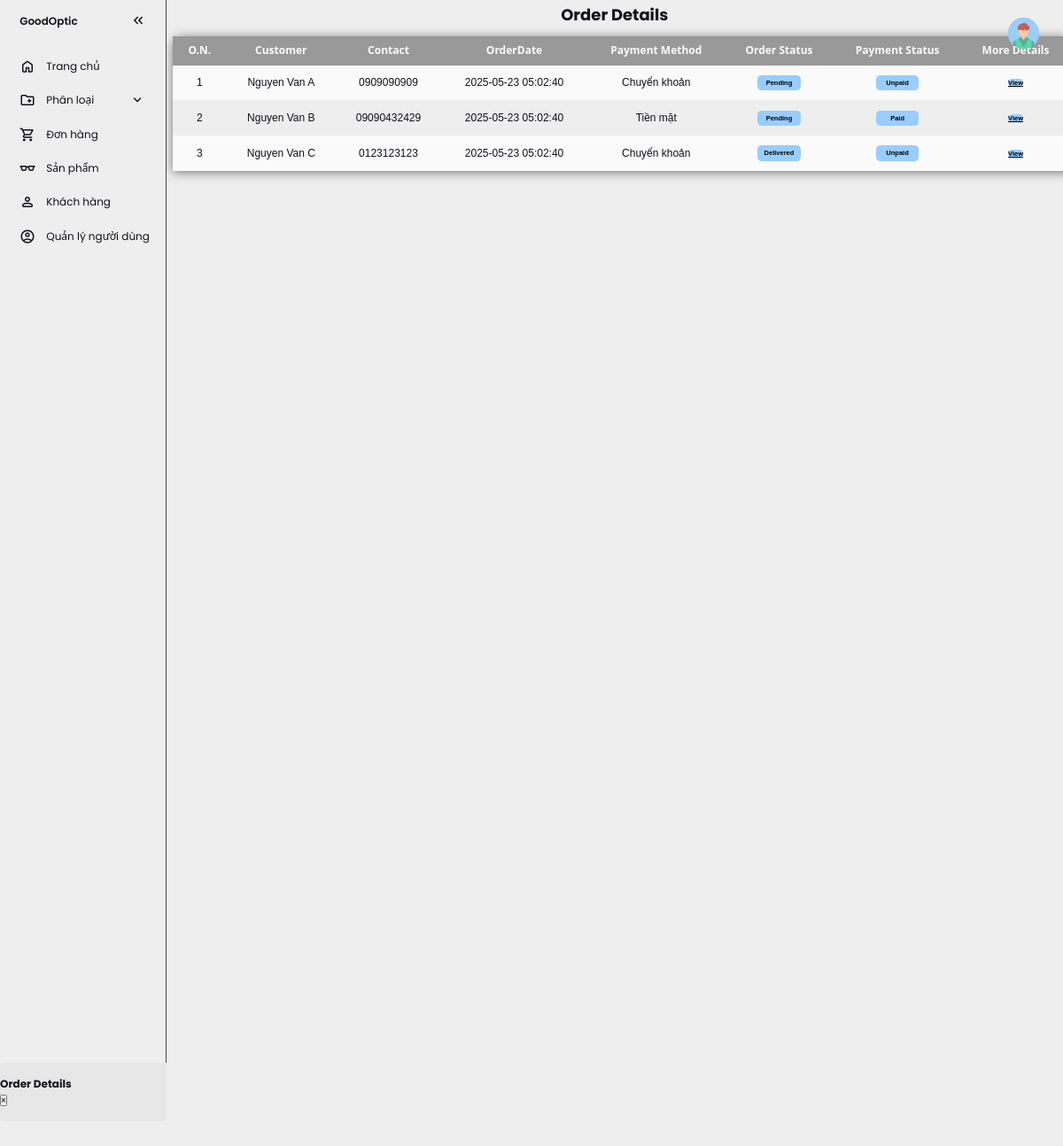
The page /admin/viewAllOrders.php (signed in) on the database as committed earlier.
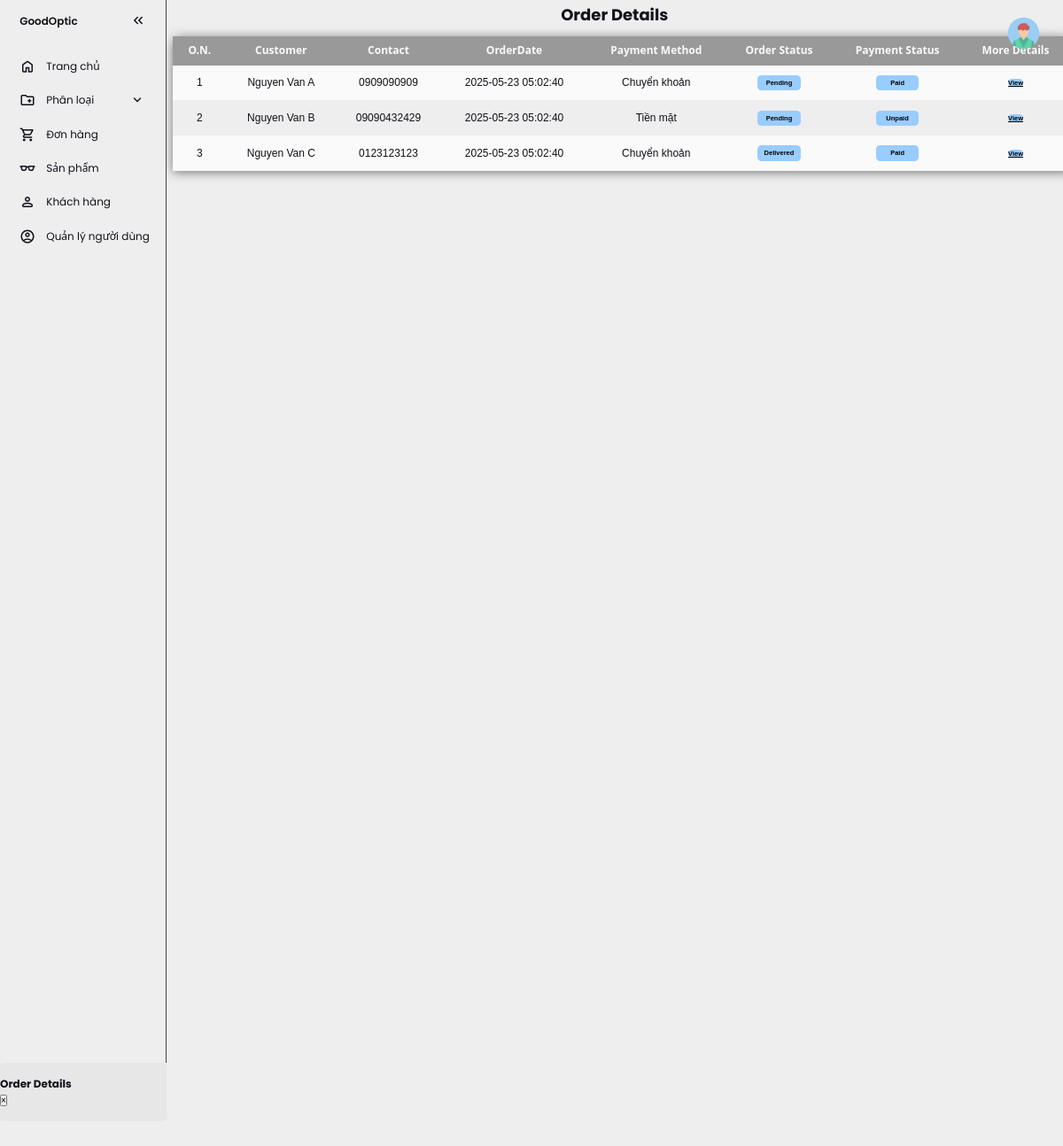
The same page on the database as committed later.
### tables this page shows
CREATE TABLE `orders` (
  `order_id` bigint(20) UNSIGNED NOT NULL,
  `customer_id` bigint(20) UNSIGNED DEFAULT NULL,
  `customer_name` varchar(255) NOT NULL,
  `address` text NOT NULL,
  `phone` varchar(20) NOT NULL,
  `email` varchar(50) NOT NULL,
  `pay_method` varchar(50) NOT NULL,
  `pay_status` int(11) NOT NULL,
  `order_status` int(11) NOT NULL DEFAULT 0,
  `created_at` datetime NOT NULL DEFAULT current_timestamp(),
  `updated_at` datetime NOT NULL DEFAULT current_timestamp() ON UPDATE current_timestamp()
);

### admin/viewAllOrders.php (the view, shortened to what this page needs)
<?php include "./header.php"; ?>
<?php include "./sidebar.php"; ?>
<div id="ordersBtn" >
  <h2>Order Details</h2>
  <table class="table table-striped">
    <thead>
      <tr>
        <th>O.N.</th>
        <th>Customer</th>
        <th>Contact</th>
        <th>OrderDate</th>
        <th>Payment Method</th>
        <th>Order Status</th>
        <th>Payment Status</th>
        <th>More Details</th>
     </tr>
    </thead>
     <?php
      include_once "./config/dbconnect.php";
      $sql="SELECT * from orders";
      $result=$conn-> query($sql);
      if ($result-> num_rows > 0){
        while ($row=$result-> fetch_assoc()) {
    ?>
       <tr>
          <td><?=$row["order_id"]?></td>
          <td><?=$row["customer_name"]?></td>
          <td><?=$row["phone"]?></td>
          <td><?=$row["created_at"]?></td>
          <td><?=$row["pay_method"]?></td>
           <?php
                if($row["order_status"]==0){
            ?>
                <td><button class="btn btn-danger" onclick="ChangeOrderStatus('<?=$row['order_id']?>')">Pending </button></td>
            <?php
                }else{
            ?>
                <td><button class="btn btn-success" onclick="ChangeOrderStatus('<?=$row['order_id']?>')">Delivered</button></td>
            <?php
            }
                if($row["pay_status"]==0){
            ?>
                <td><button class="btn btn-danger"  onclick="ChangePay('<?=$row['order_id']?>')">Unpaid</button></td>
            <?php
            }else if($row["pay_status"]==1){
            ?>
                <td><button class="btn btn-success" onclick="ChangePay('<?=$row['order_id']?>')">Paid </button></td>
            <?php
                }
            ?>
        <td><a class="btn btn-primary openPopup" data-href="./adminView/viewEachOrder.php?orderID=<?=$row['order_id']?>" href="javascript:void(0);">View</a></td>
        </tr>
    <?php
        }
      }
    ?>
  </table>
</div>
<div class="modal fade" id="viewModal" role="dialog">
    <div class="modal-dialog modal-lg">
      <div class="modal-content">
        <div class="modal-header">
          <h4 class="modal-title">Order Details</h4>
          <button type="button" class="close" data-dismiss="modal">&times;</button>
        </div>
      </div>
    </div>
  </div>
 <?php include "./footer.php"; ?>

### admin/header.php (shortened to what this page needs)
<!DOCTYPE html>
<html lang="en">
<head>
  <link rel="stylesheet" href="./css/style.css">
  <link rel="stylesheet" href="./css/profile.css">
  <link rel="stylesheet" href="https://code.jquery.com/ui/1.13.2/themes/base/jquery-ui.css">
</head>
<?php require "./topbar.php"; ?>

### admin/topbar.php (shortened to what this page needs)
<div class="action">
    <div class="profile" onclick="menuToggle();">
        <img src="./icons/profile/profile-pic.png" />
    </div>
</div>

### admin/sidebar.php (shortened to what this page needs)
<nav id="sidebar">
  <ul>
    <li>
      <span class="logo">GoodOptic</span>
      <button onclick=toggleSidebar() id="toggle-btn">
      </button>
    </li>
    <li class="active">
      <a href="index.php">
        <span>Trang chủ</span>
      </a>
    </li>
    <li>
      <button onclick=toggleSubMenu(this) class="dropdown-btn">
        <span>Phân loại</span>
        <svg xmlns="http://www.w3.org/2000/svg" height="24px" viewBox="0 -960 960 960" width="24px" fill="#e8eaed">
          <path d="M480-361q-8 0-15-2.5t-13-8.5L268-556q-11-11-11-28t11-28q11-11 28-11t28 11l156 156 156-156q11-11 28-11t28 11q11 11 11 28t-11 28L508-372q-6 6-13 8.5t-15 2.5Z" />
        </svg>
      </button>
    </li>
    <li>
      <a href="viewAllOrders.php">
        <span>Đơn hàng</span>
      </a>
    </li>
    <li>
      <a href="viewAllProducts.php">
        <span>Sản phẩm</span>
      </a>
    </li>
    <li>
      <a href="viewCustomers.php">
        <span>Khách hàng</span>
      </a>
    </li>
    <li>
      <a href="viewUsers.php">
        <span>Quản lý người dùng</span>
      </a>
    </li>
  </ul>
</nav>

### admin/footer.php (shortened to what this page needs)
</body>
</html>

### admin/css/style.css (style rules this page uses)
:root { --base-clr: #EEEEEE; --line-clr: #42434a; --hover-clr: #FFCCCC; --text-clr: #11121a; --accent-clr: #11121a; --secondary-text-clr: #b0b3c1; }
* { margin: 0; padding: 0; }
html { font-family: Poppins, 'Segoe UI', Tahoma, Geneva, Verdana, sans-serif; line-height: 1.5rem; }
#sidebar { box-sizing: border-box; height: 200vh; width: 250px; padding: 5px 1em; background-color: var(--base-clr); border-right: 1px solid var(--line-clr); position: sticky; top: 0; align-self: start; transition: 300ms ease-in-out; overflow: hidden; text-wrap: nowrap; }
#sidebar ul { list-style: none; }
#sidebar a, #sidebar .dropdown-btn, #sidebar .logo { border-radius: .5em; padding: .85em; text-decoration: none; color: var(--text-clr); display: flex; align-items: center; gap: 1em; }
.dropdown-btn { width: 100%; text-align: left; background: none; border: none; font: inherit; cursor: pointer; }
#sidebar svg { flex-shrink: 0; fill: var(--text-clr); }
#sidebar a span, #sidebar .dropdown-btn span { flex-grow: 1; }
.dropdown-btn svg { transition: 200ms ease; }
table { width: 100%; border-collapse: collapse; border-spacing: 0; box-shadow: 0 2px 15px rgba(64, 64, 64, .7); border-radius: 12px 12px 0 0; margin-top: 20px; margin-left: 10px; }
td, th { padding: 10px 16px; text-align: center; }
th { background-color: #999999; color: #fafafa; font-family: 'Open Sans', Sans-serif; font-weight: bold; }
tr { width: 100%; background-color: #fafafa; font-family: 'Montserrat', sans-serif; }
tr:nth-child(even) { background-color: #eeeeee; }
div { align-items: center; justify-content: center; }
h2 { text-align: center; margin-top: 10px; }
.btn { width: 6.5em; height: 2.3em; margin: 0.5em; background: #99CCFF; color: black; border: none; border-radius: 0.625em; font-size: 10px; font-weight: bold; cursor: pointer; position: relative; z-index: 1; overflow: hidden; }
.modal { border-radius: 5px; background-color: #e7e7e7; padding: 20px 0; }

### admin/css/profile.css (style rules this page uses)
.action { position: fixed; top: 20px; right: 30px; }
.action .profile { position: relative; width: 60px; height: 60px; border-radius: 50%; overflow: hidden; cursor: pointer; }
.action .profile img { position: absolute; top: 0; left: 0; width: 100%; height: 100%; object-fit: cover; }

Rows that differ between the two databases and show on the page:
changed orders "Nguyen Van A": pay_status "Unpaid" → "Paid"
changed orders "Nguyen Van B": pay_status "Paid" → "Unpaid"
changed orders "Nguyen Van C": pay_status "Unpaid" → "Paid"
